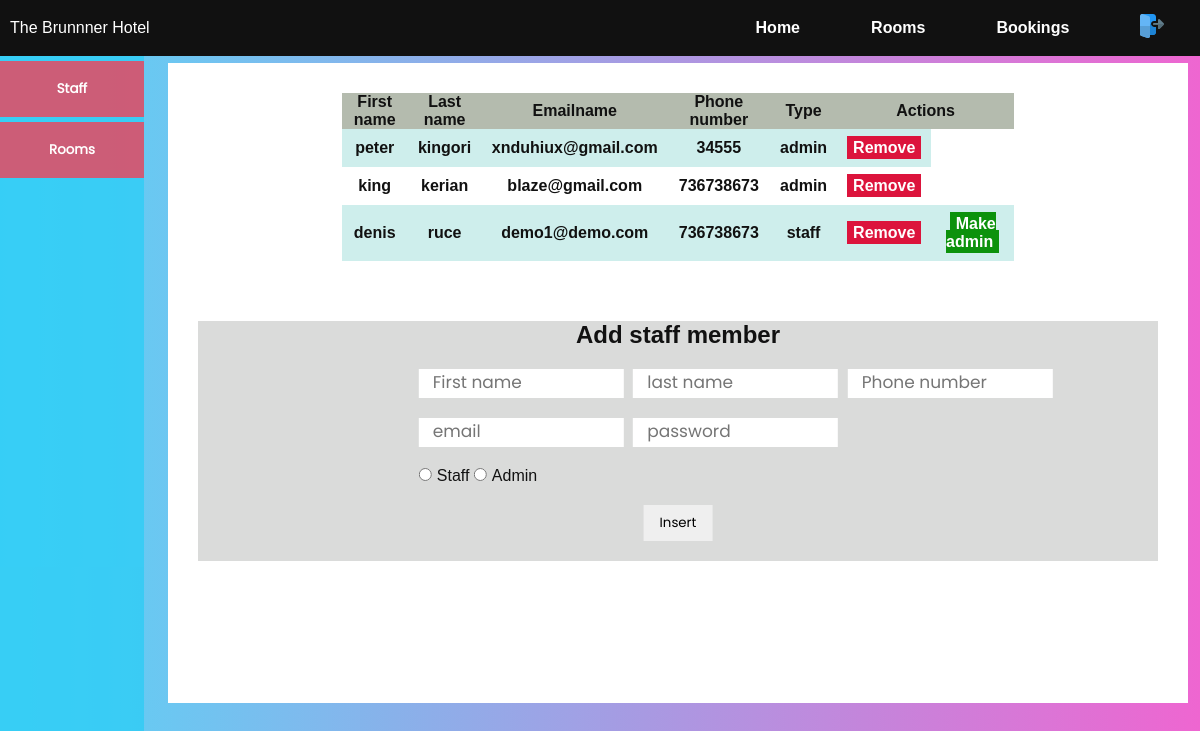
Page /staff/admin.php (signed in) on the committed database.
### tables this page shows
CREATE TABLE `staff` (
  `staff_id` int(255) NOT NULL,
  `first_name` varchar(255) NOT NULL,
  `last_name` text NOT NULL,
  `email` varchar(45) NOT NULL,
  `phone_number` int(45) NOT NULL,
  `password` varchar(45) NOT NULL,
  `type` varchar(55) NOT NULL
);

### staff/admin.php (the view, shortened to what this page needs)
<?php
require_once "connection.php";
$getStaffSql = "SELECT * FROM staff ";
$getStaffQuery = mysqli_query($server_connect, $getStaffSql);
?>
<!DOCTYPE html>
<html lang="en">
<head>
    <link rel="stylesheet" href="./assets/admin.css">
</head>
<body>
    <header>
        <div class="link-container">
            <div class="logo">The Brunnner Hotel</div>
            <ul>
                <li> <a href="index.php"> Home</a></li>
                <li> <a href="rooms.php"> Rooms</a></li>
                <li> <a href="bookings.php">Bookings</a></li>
                <li> <a href="logout.php"> <img src="../images/018-log-out.png" alt=""> </a></li>
            </ul>
        </div>
    </header>
    <div class="side-bar">
        <button class="staff-button">Staff</button>
        <button class="rooms-button">Rooms</button>
    </div>
    <section>
        <div class="staff-section">
            <table class="staff-table">
                <tr>
                    <th>First name</th>
                    <th>Last name</th>
                    <th>Emailname</th>
                    <th>Phone number</th>
                    <th>Type</th>
                    <th colspan="2">Actions</th>
                </tr>
                <?php while ($row = mysqli_fetch_assoc($getStaffQuery)): ?>
                <tr>
                    <td><?=$row['first_name']?></td>
                    <td><?=$row['last_name']?></td>
                    <td><?=$row['email']?></td>
                    <td><?=$row['phone_number']?></td>
                    <td><?=$row['type']?></td>
                    <td> <a href="admin.php?delete=<?=$row['staff_id']?>" class="btn btn-remove"> Remove</a></td>
                    <?php if($row['type'] == "staff"): ?>
                    <td> <a href="admin.php?makeAdmin=<?=$row['staff_id']?>" class="btn btn-add-admin"> Make admin</a>
                        <?php endif ?>
                    </td>
                </tr>
                <?php endwhile?>
            </table>
            <form method="post">
                <h2>Add staff member</h2>
                <div class="input-container">
                    <input type="text" name="first_name" placeholder="First name">
                    <input type="text" name="last_name" placeholder="last name">
                    <input type="text" name="phone_number" placeholder="Phone number">
                </div>
                <div class="input-container">
                    <input type="text" name="email" placeholder="email">
                    <input type="text" name="password" placeholder="password">
                </div>
                <div class="input-container">
                    <input type="radio" name="type" value="staff">Staff
                    <input type="radio" name="type" value="admin">Admin
                </div>
                <button name="submit">Insert</button>
            </form>
        </div>
    </section>
</body>
</html>

### staff/assets/admin.css (style rules this page uses)
:root { --primary-color: #138d87; --lighter-color: #39b9b3; --secondary-color: #efeff7; }
* { box-sizing: border-box; margin: 0; padding: 0; }
html, body { font-family: "Raleway", sans-serif; color: #111; }
body { background-image: linear-gradient(to right, rgba(47, 205, 245, 0.808), rgba(235, 70, 199, 0.829)); }
header { width: 100%; height: 7vh; background-color: #111; position: relative; color: white; }
.logo { position: absolute; left: 10px; top: 50%; transform: translateY(-50%); }
header ul { float: right; width: 40%; display: flex; align-items: center; height: 7vh; justify-content: space-around; }
header ul li { list-style: none; }
header ul li a { text-decoration: none; color: white; font-weight: 700; }
.side-bar { width: 12%; height: 100vh; position: fixed; left: 0; top: 7vh; background-color: rgba(47, 205, 245, 0.808); display: flex; flex-direction: column; }
section { width: 85%; margin-left: 14%; min-height: 80vh; margin-top: 7px; padding: 30px 30px; background: white; }
.staff-section { width: 100%; height: 100%; display: none; }
.side-bar button { margin-top: 5px; font-family: "poppins", sans-serif; font-weight: 800; color: white; padding: 10px 20px; background-color: rgba(235, 70, 92, 0.829); width: 100%; height: 7%; border: none; outline: none; cursor: pointer; }
.staff-table { width: 70%; margin: auto; text-align: center; font-weight: 600; border-spacing: 0; }
.staff-table tr td { padding: 10px; }
.staff-table tr:nth-child(even) { background-color: #ceeeec; }
.staff-table tr th { background: rgb(180, 187, 174); }
.btn { text-decoration: none; color: white; }
.btn-remove { background-color: crimson; padding: 3px 6px; }
.btn-add-admin { background-color: rgb(12, 146, 12); padding: 3px 6px; }
.staff-section form { width: 100%; margin-top: 60px; background-color: rgb(218, 219, 218); }
.staff-section form h2 { text-align: center; }
.input-container { margin-left: 30%; transform: translateX(-10%); margin-top: 20px; }
.input-container input { padding: 5px 10px; margin-right: 5px; padding: 7px 14px; border: none; outline: none; }
.input-container input::placeholder { font-family: "poppins", sans-serif; font-size: 17px; }
.staff-section form button { margin-left: 50%; transform: translateX(-50%); padding: 8px 16px; border: none; outline: none; font-family: "poppins", sans-serif; margin-top: 20px; margin-bottom: 20px; cursor: pointer; }
.open { display: block; }

### rows in the picture
staff: first_name "peter", last_name "kingori", email "xnduhiux@gmail.com", phone_number "34555", type "admin"
staff: first_name "king", last_name "kerian", email "blaze@gmail.com", phone_number "736738673", type "admin"
staff: first_name "denis", last_name "ruce", email "demo1@demo.com", phone_number "736738673", type "staff"
